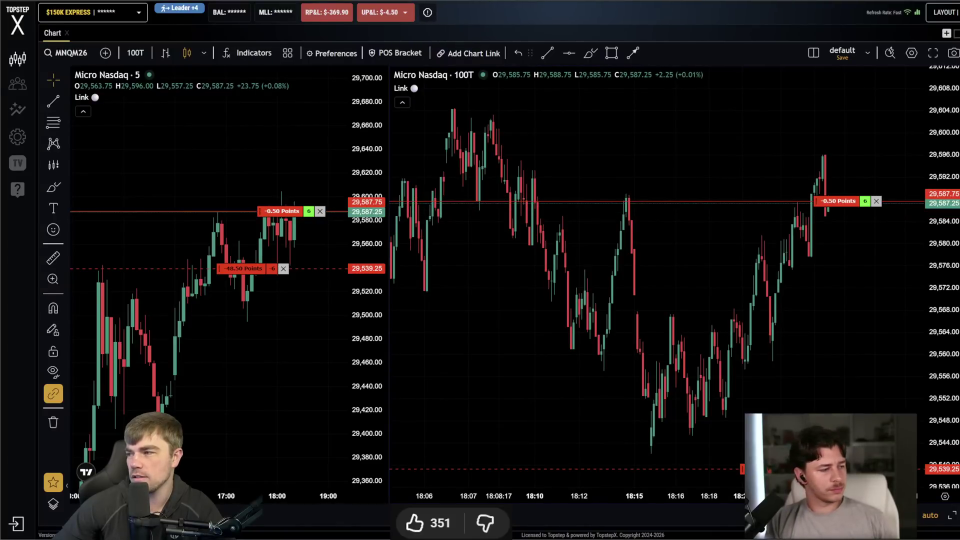
#> input picture sample_images/vlcsnap-2026-06-19-15h25m09s986.png, 1920 x 1080 px (shown at 1/2 size)
$ python process_price_crop.py sample_images/vlcsnap-2026-06-19-15h25m09s986.png
#> lines starting #> are read from the running program, lines starting #| are printed output that depends on the picture
"""
Extract green/red highlighted prices from a trading ladder / DOM screenshot.

"""

import re
import cv2
import numpy as np
import pytesseract


def extract_highlighted_prices(
    image,
    min_row_coverage=0.5,   # a row counts as "highlighted" if this fraction of its width is the target hue
    max_gap=5,              # merge bands separated by a gap of up to this many rows (text can break the mask)
    saturation_thresh=80,   # minimum HSV saturation to count as a colored (non-gray/white/black) pixel
    padding=4,               # extra rows of context added above/below each band before OCR
    upscale=4,               # upscaling factor applied before OCR (tesseract likes bigger text)
):
    """
    Find horizontal rows highlighted green or red in a price-ladder image and OCR the price on each.

    Parameters
    ----------
    image : str | np.ndarray
        Path to an image file, or an already-loaded BGR image (as returned by cv2.imread).

    Returns
    -------
    list[dict]
        One entry per highlighted row, each with:
          - "color": "green" or "red"
          - "price_text": the raw OCR string, e.g. "29,838.50"
          - "price": float value if it parsed cleanly (e.g. 29838.50), else None
          - "bbox": (x, y, w, h) of the highlighted band in the original image
        Ordered top-to-bottom as they appear in the image.
    """
#> called with min_row_coverage = 0.5, max_gap = 5, saturation_thresh = 80, padding = 4, upscale = 4
    img = cv2.imread(image) if isinstance(image, str) else image
#> img is the input picture: shape (1080, 1920, 3); mean B, G, R 16.6, 16.4, 18.4
    if img is None:
        raise ValueError("Could not load image (bad path or unreadable file)")

    h, w = img.shape[:2]
#> h = 1080; w = 1920
    hsv = cv2.cvtColor(img, cv2.COLOR_BGR2HSV)
#> hsv: shape (1080, 1920, 3); mean H, S, V 33.3, 48.2, 21.1
    H, S, _ = cv2.split(hsv)
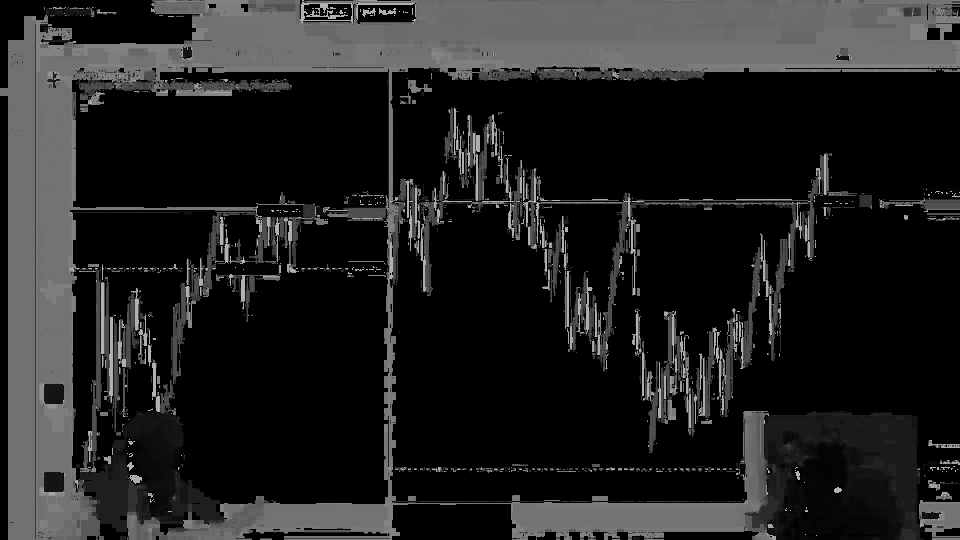
#> H: shape (1080, 1920) (shown at 1/2 size); min 0, max 179, mean 33.3
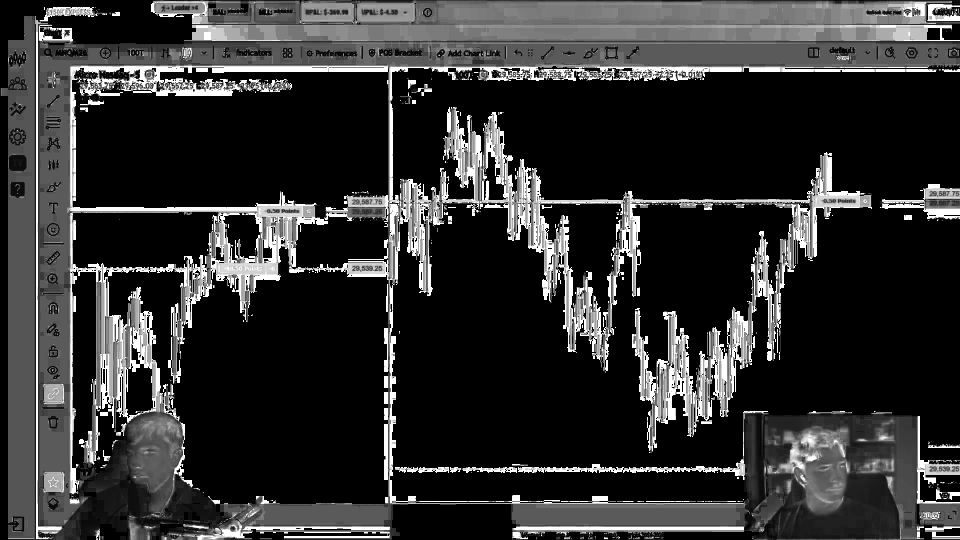
#> S: shape (1080, 1920) (shown at 1/2 size); min 0, max 255, mean 48.2

    # Hue ~0/180 = red (wraps around), hue ~40-80 = green. Saturation filters out
    # the white/gray text and black background, leaving only the colored highlight fill.
    masks = {
        "red": (((H <= 10) | (H >= 170)) & (S > saturation_thresh)).astype(np.uint8),
        "green": ((H >= 40) & (H <= 80) & (S > saturation_thresh)).astype(np.uint8),
    }

    def find_bands(mask):
        row_frac = mask.sum(axis=1) / w
        row_is_highlighted = row_frac > min_row_coverage

        raw_bands = []
        start = None
        for i, flagged in enumerate(row_is_highlighted):
            if flagged and start is None:
                start = i
            elif not flagged and start is not None:
                raw_bands.append([start, i - 1])
                start = None
        if start is not None:
            raw_bands.append([start, len(row_is_highlighted) - 1])

        # merge bands that are only briefly interrupted (e.g. by anti-aliased text)
        merged = []
        for b in raw_bands:
            if merged and b[0] - merged[-1][1] <= max_gap:
                merged[-1][1] = b[1]
            else:
                merged.append(b)
        return merged

    def ocr_price(y1, y2):
        y1p, y2p = max(0, y1 - padding), min(h, y2 + padding + 1)
        crop = img[y1p:y2p, :]
        crop_big = cv2.resize(
            crop, (crop.shape[1] * upscale, crop.shape[0] * upscale),
            interpolation=cv2.INTER_CUBIC,
        )

        config = "--psm 7 -c tessedit_char_whitelist=0123456789.,"
        candidates = [crop_big]
        # Fallback: Otsu-thresholded grayscale version, in case the raw color crop
        # doesn't OCR cleanly for a given color scheme.
        gray = cv2.cvtColor(crop_big, cv2.COLOR_BGR2GRAY)
        _, th = cv2.threshold(gray, 0, 255, cv2.THRESH_BINARY | cv2.THRESH_OTSU)
        _, th_inv = cv2.threshold(gray, 0, 255, cv2.THRESH_BINARY_INV | cv2.THRESH_OTSU)
        candidates += [th, th_inv]

        price_pattern = re.compile(r"[\d,]+\.\d{2}")
        for cand in candidates:
            text = pytesseract.image_to_string(cand, config=config).strip()
            match = price_pattern.search(text)
            if match:
                return match.group(0)
        return text  # best-effort, may be empty or malformed

    results = []
    for color, mask in masks.items():
        for y1, y2 in find_bands(mask):
            price_text = ocr_price(y1, y2)
            try:
                price = float(price_text.replace(",", ""))
            except ValueError:
                price = None
            results.append({
                "color": color,
                "price_text": price_text,
                "price": price,
                "bbox": (0, y1, w, y2 - y1 + 1),
            })
#> this loop made 1 pass
#> color on pass 1: 'red'
#> after the loop, results = []

    results.sort(key=lambda r: r["bbox"][1])
    return results


if __name__ == "__main__":
    import sys
    import json

    path = sys.argv[1] if len(sys.argv) > 1 else "prices.jpg"
#> (the run stopped early here; a loop or call above may not have finished)

$ run again, on sample_images/vlcsnap-2026-06-19-15h26m08s055.png
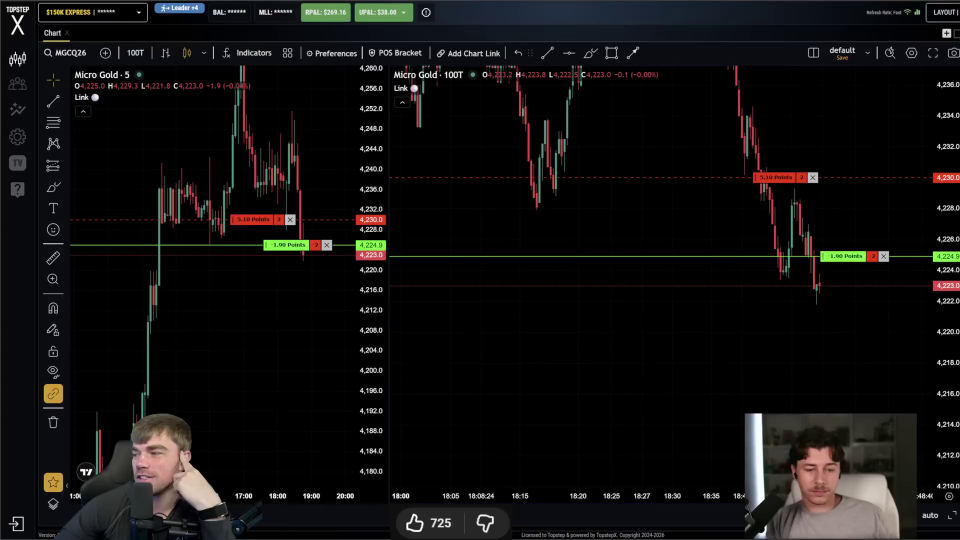
#> input picture sample_images/vlcsnap-2026-06-19-15h26m08s055.png, 1920 x 1080 px (shown at 1/2 size)
#> in extract_highlighted_prices, img is the input picture: shape (1080, 1920, 3); mean B, G, R 15.1, 15.3, 16.4
#> hsv: shape (1080, 1920, 3); mean H, S, V 32.6, 45, 19.1
#> in extract_highlighted_prices, `H, S, _ = cv2.split(hsv)`:
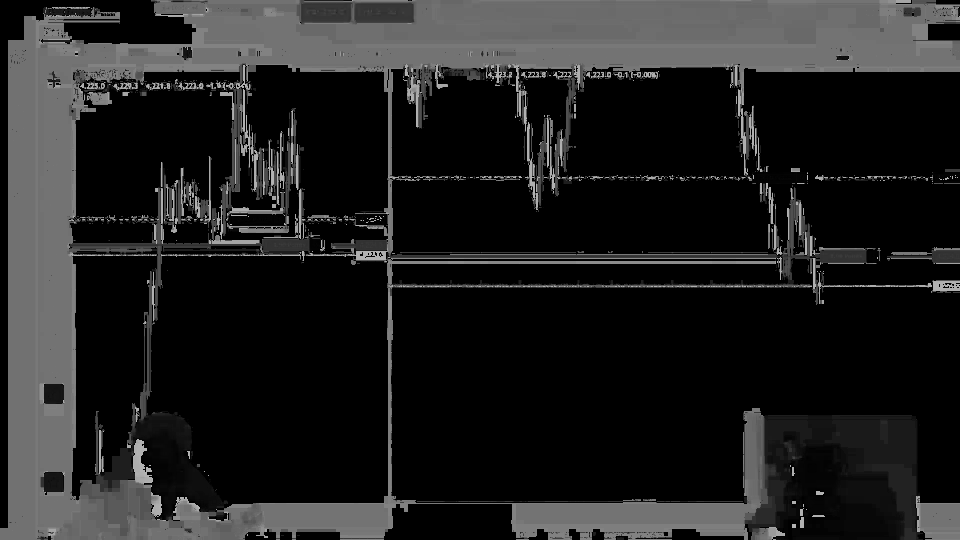
#> H: shape (1080, 1920) (shown at 1/2 size); min 0, max 179, mean 32.6
#> in extract_highlighted_prices, `H, S, _ = cv2.split(hsv)`:
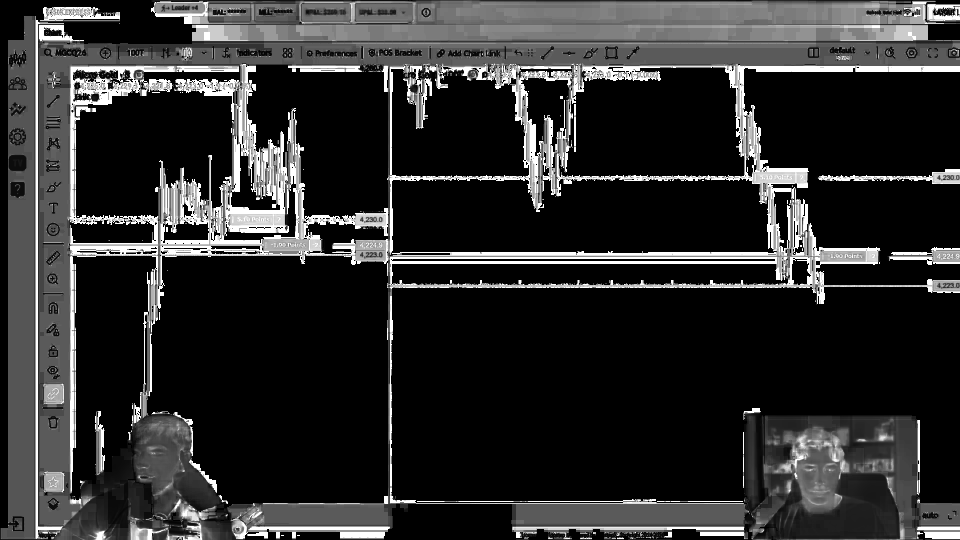
#> S: shape (1080, 1920) (shown at 1/2 size); min 0, max 255, mean 45
#> the loop in extract_highlighted_prices, `for color, mask in masks.items():` made 1 pass
#> color on pass 1: 'red'
#> after the loop in extract_highlighted_prices, `for color, mask in masks.items():`: results = []

$ run again, on sample_images/vlcsnap-2026-06-19-17h46m31s856.png
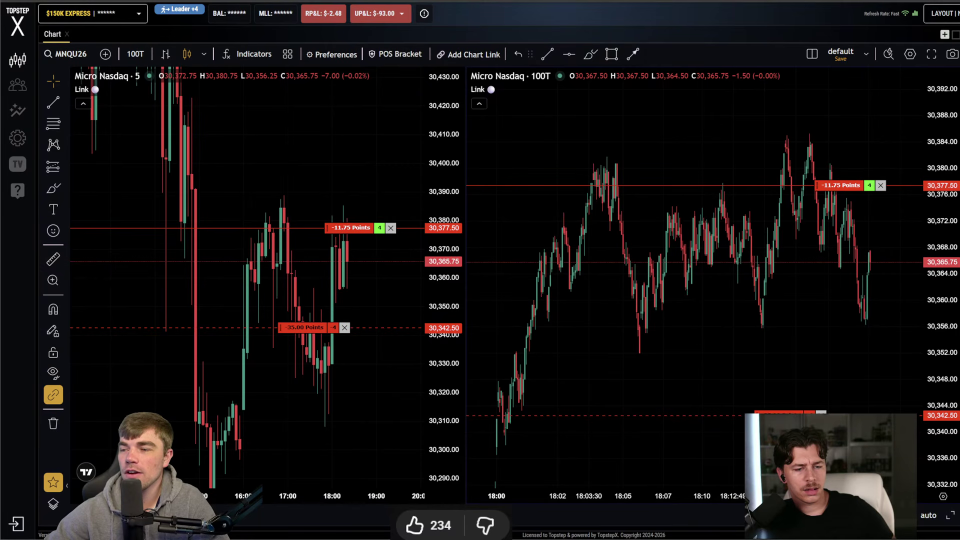
#> input picture sample_images/vlcsnap-2026-06-19-17h46m31s856.png, 1920 x 1080 px (shown at 1/2 size)
#> in extract_highlighted_prices, img is the input picture: shape (1080, 1920, 3); mean B, G, R 15.9, 15.6, 18.7
#> hsv: shape (1080, 1920, 3); mean H, S, V 34.9, 51, 21.3
#> in extract_highlighted_prices, `H, S, _ = cv2.split(hsv)`:
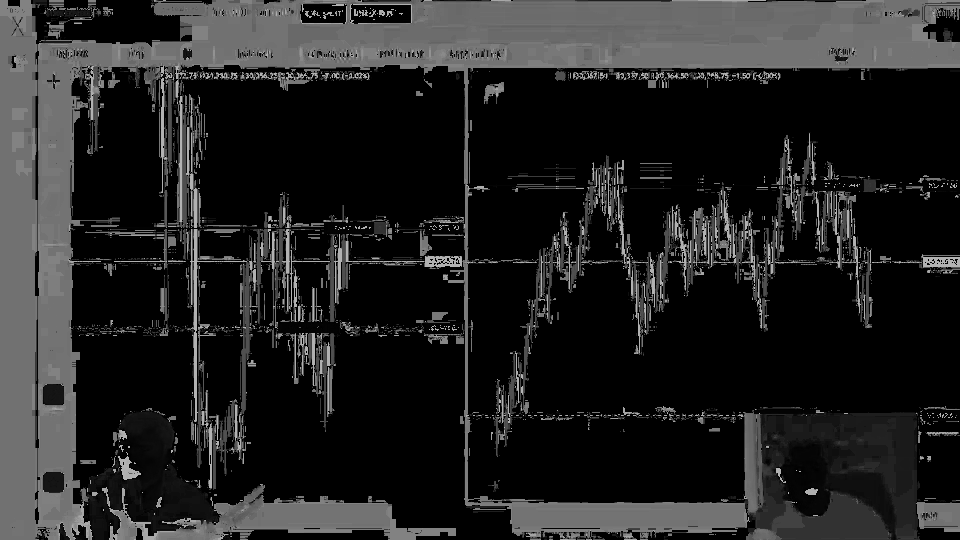
#> H: shape (1080, 1920) (shown at 1/2 size); min 0, max 179, mean 34.9
#> in extract_highlighted_prices, `H, S, _ = cv2.split(hsv)`:
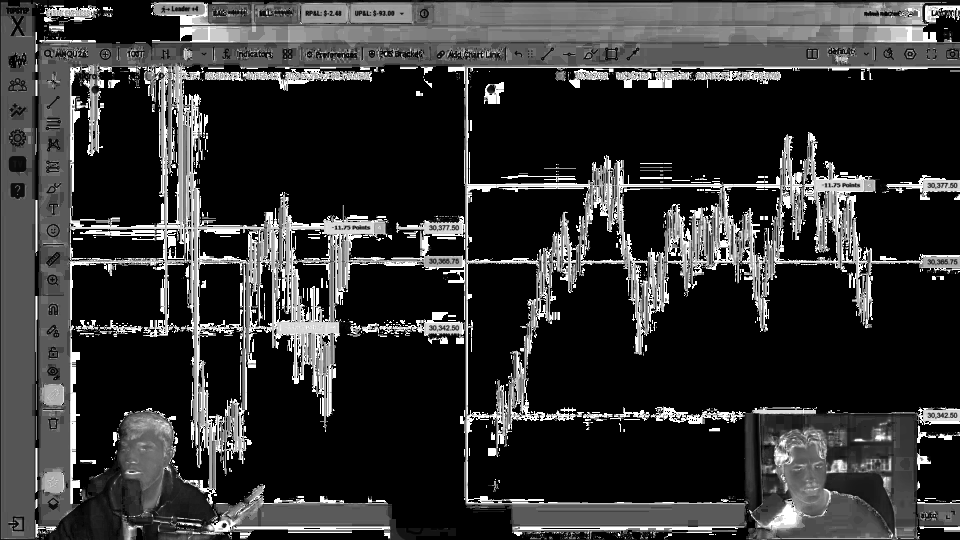
#> S: shape (1080, 1920) (shown at 1/2 size); min 0, max 255, mean 51
#> the loop in extract_highlighted_prices, `for color, mask in masks.items():` made 1 pass
#> color on pass 1: 'red'
#> after the loop in extract_highlighted_prices, `for color, mask in masks.items():`: results = []

$ run again, on sample_images/vlcsnap-2026-06-19-17h47m06s711.png
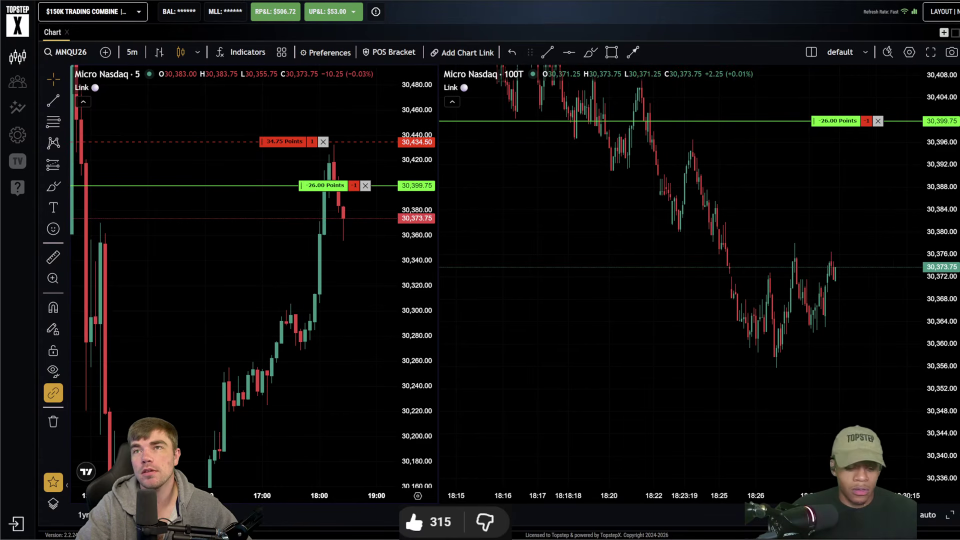
#> input picture sample_images/vlcsnap-2026-06-19-17h47m06s711.png, 1920 x 1080 px (shown at 1/2 size)
#> in extract_highlighted_prices, img is the input picture: shape (1080, 1920, 3); mean B, G, R 14.1, 14.7, 15
#> hsv: shape (1080, 1920, 3); mean H, S, V 31.5, 41.7, 18.1
#> in extract_highlighted_prices, `H, S, _ = cv2.split(hsv)`:
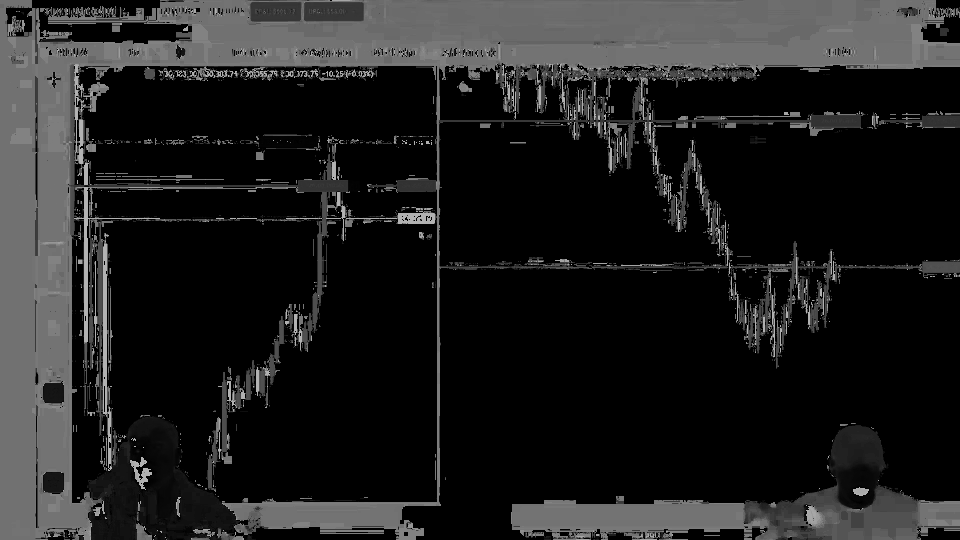
#> H: shape (1080, 1920) (shown at 1/2 size); min 0, max 179, mean 31.5
#> in extract_highlighted_prices, `H, S, _ = cv2.split(hsv)`:
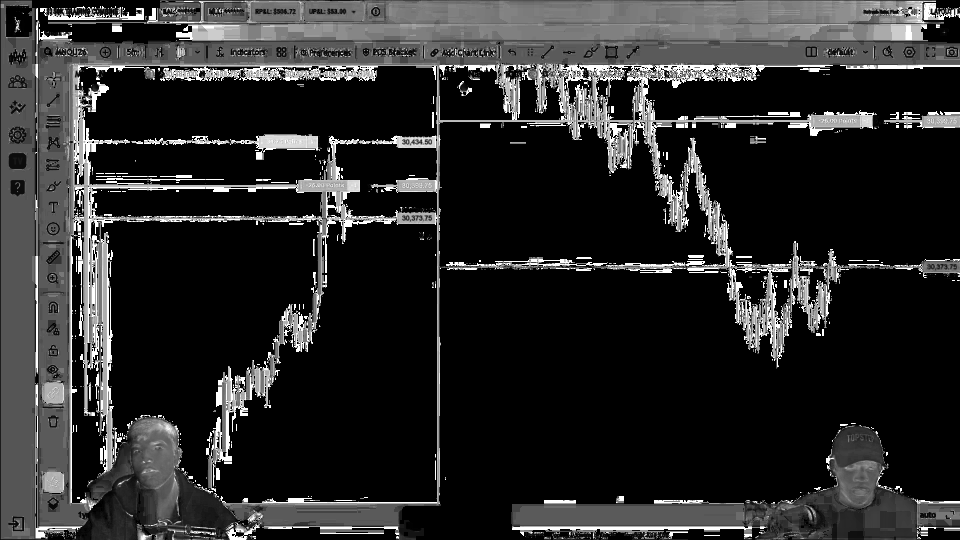
#> S: shape (1080, 1920) (shown at 1/2 size); min 0, max 255, mean 41.7
#> the loop in extract_highlighted_prices, `for color, mask in masks.items():` made 2 passes
#> color on pass 1: 'red'
#> after the loop in extract_highlighted_prices, `for color, mask in masks.items():`: results = []
